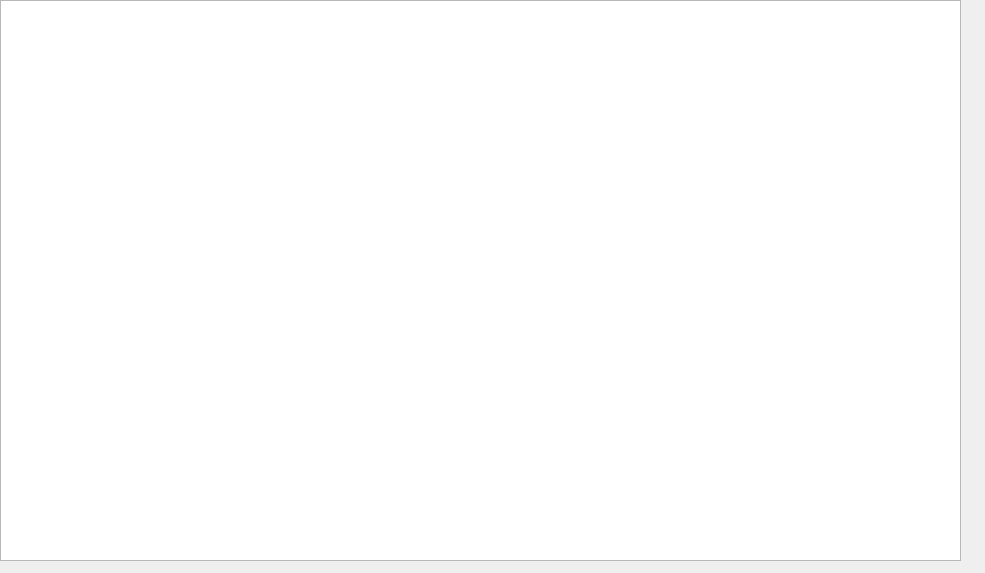
<?xml version="1.0" encoding="UTF-8"?>
<ui version="4.0">
 <class>ProcessManager</class>
 <widget class="QWidget" name="ProcessManager">
  <property name="geometry">
   <rect>
    <x>0</x>
    <y>0</y>
    <width>985</width>
    <height>573</height>
   </rect>
  </property>
  <property name="windowTitle">
   <string>Form</string>
  </property>
  <widget class="QTableWidget" name="tableWidget">
   <property name="geometry">
    <rect>
     <x>0</x>
     <y>0</y>
     <width>961</width>
     <height>561</height>
    </rect>
   </property>
  </widget>
 </widget>
 <resources/>
 <connections/>
</ui>
